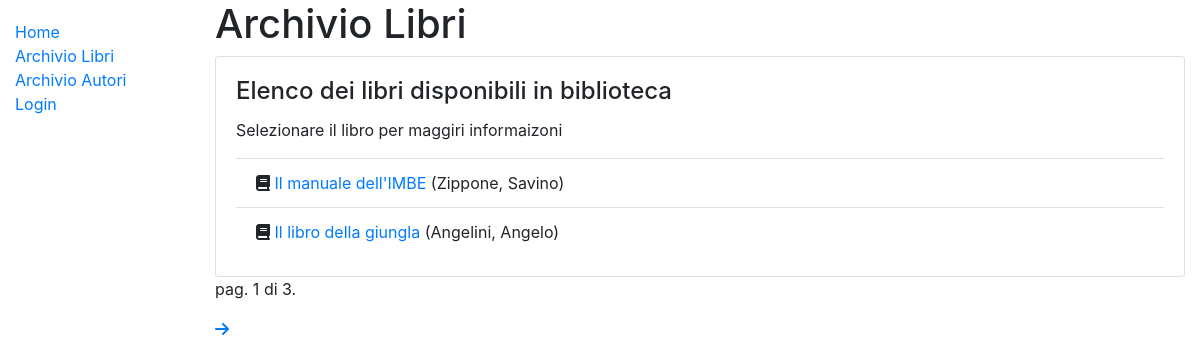
Page /catalog/books/ on the earlier database version.
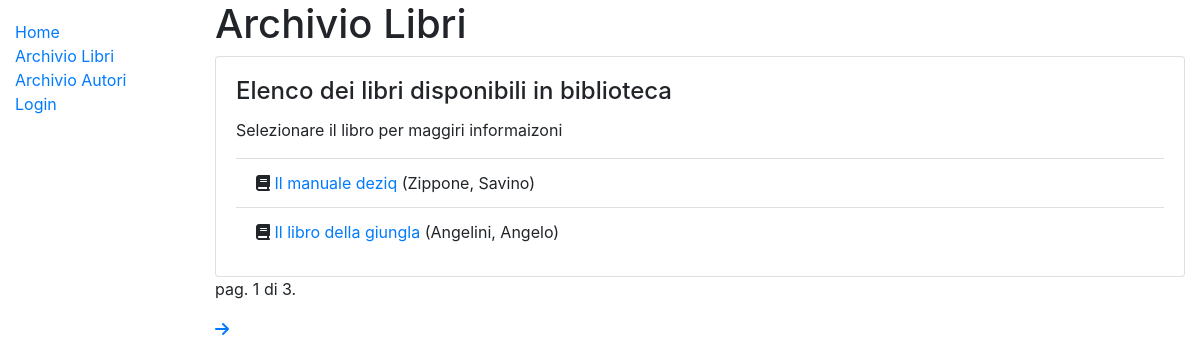
Same page on the later database version.
### catalog/models.py (models this page shows, shortened)
class Book(models.Model):
    title = models.CharField(max_length=200)
    author = models.ForeignKey('Author', on_delete=models.SET_NULL, null=True)
    summary = models.TextField(max_length=1000, help_text='Enter a brief description of the book')
    isbn = models.CharField('ISBN', max_length=13, help_text='13 Character <a href="https://www.isbn-international.org/content/what-isbn">ISBN number</a>')
    genre = models.ManyToManyField(Genre, help_text='Select a genre for this book')
    def get_absolute_url(self):
        return reverse('book-detail', args=[str(self.id)])
    def display_genre(self):
        """Create a string for the Genre. This is required to display genre in Admin."""
        return ', '.join(genre.name for genre in self.genre.all()[:3])
    display_genre.short_description = 'Genre'

class Author(models.Model):
    first_name = models.CharField(max_length=100)
    last_name = models.CharField(max_length=100)
    date_of_birth = models.DateField(null=True, blank=True)
    date_of_death = models.DateField('Died', null=True, blank=True)
    class Meta:
        ordering = ['last_name', 'first_name']
    def __str__(self):
        return f'{self.last_name}, {self.first_name}'

### catalog/views.py (the view)
# urls.py: path('books/', views.BookListView.as_view(), name='books'),
class BookListView(generic.ListView):
    model = Book
    paginate_by = 2

### catalog/templates/catalog/book_list.html
{% extends "base_generic.html" %}
{% block content %}
<h1>Archivio Libri</h1>
{% if book_list %}
<div class="card">
  <div class="card-body">
    <h4 class="card-title">Elenco dei libri disponibili in biblioteca</h4>
    <p class="card-text">Selezionare il libro per maggiri informaizoni</p>
    <ul class="list-group list-group-flush">
      {% for book in book_list %}
      <li class="list-group-item">
        <i class="fas fa-book"></i> <a href="{{ book.get_absolute_url }}">{{ book.title }}</a> ({{book.author}})
      </li>
      {% endfor %}
    </ul>
  </div>
</div>
{% else %}
<p>There are no books in the library.</p>
{% endif %}
{% endblock %}

Differences in the rows shown:
changed Book "Zippone, Savino": title "Il manuale dell'IMBE" → "Il manuale deziq"
